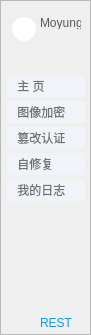
    <widget class="QFrame" name="Left_sidebar">
     <property name="geometry">
      <rect>
       <x>0</x>
       <y>0</y>
       <width>91</width>
       <height>335</height>
      </rect>
     </property>
     <property name="styleSheet">
      <string notr="true">QFrame#Left_sidebar{
	background-color: rgb(240, 243, 248);
	border-top-left-radius:4px;
	border-bottom-left-radius:4px;
}
QPushButton{
	border-radius:1px;
	border:none;
	background-color:rgb(240, 243, 248);
	text-align:left;
	padding-left: 7px;
	font: 7pt &quot;汉仪雅酷黑 65W&quot;;
    color:rgb(112, 112, 112);
}
QPushButton:hover{
	background-color: rgb(215, 231, 246);
}</string>
     </property>
     <property name="frameShape">
      <enum>QFrame::StyledPanel</enum>
     </property>
     <property name="frameShadow">
      <enum>QFrame::Raised</enum>
     </property>
     <widget class="QLabel" name="Avatar">
      <property name="geometry">
       <rect>
        <x>12</x>
        <y>17</y>
        <width>24</width>
        <height>24</height>
       </rect>
      </property>
      <property name="autoFillBackground">
       <bool>false</bool>
      </property>
      <property name="styleSheet">
       <string notr="true">QFrame#Avatar{
	border-image: url(:/home/ReversibleWatermark2.0/touxiang/1.jpg);
	border-radius:12px;
	background-color: rgb(255, 255, 255);
	border:1px rgb(184, 198, 214)
}</string>
      </property>
      <property name="text">
       <string/>
      </property>
     </widget>
     <widget class="QLabel" name="label">
      <property name="geometry">
       <rect>
        <x>40</x>
        <y>30</y>
        <width>28</width>
        <height>13</height>
       </rect>
      </property>
      <property name="styleSheet">
       <string notr="true">image: url(:/leftside/pictures/认证车.png);</string>
      </property>
      <property name="text">
       <string/>
      </property>
     </widget>
     <widget class="QLabel" name="label_name">
      <property name="geometry">
       <rect>
        <x>40</x>
        <y>16</y>
        <width>41</width>
        <height>13</height>
       </rect>
      </property>
      <property name="styleSheet">
       <string notr="true">font: 7pt &quot;汉仪雅酷黑 65W&quot;;
    color:rgb(89, 89, 89);</string>
      </property>
      <property name="text">
       <string>Moyung</string>
      </property>
     </widget>
     <widget class="QLabel" name="label_2">
      <property name="geometry">
       <rect>
        <x>17</x>
        <y>300</y>
        <width>31</width>
        <height>33</height>
       </rect>
      </property>
      <property name="styleSheet">
       <string notr="true">
image: url(:/leftside/pictures/线条rest4.png);</string>
      </property>
      <property name="text">
       <string/>
      </property>
     </widget>
     <widget class="QLabel" name="label_3">
      <property name="geometry">
       <rect>
        <x>40</x>
        <y>317</y>
        <width>41</width>
        <height>12</height>
       </rect>
      </property>
      <property name="styleSheet">
       <string notr="true">font: 11pt &quot;华文琥珀&quot;;
color:rgb(19, 154, 227);</string>
      </property>
      <property name="text">
       <string>REST</string>
      </property>
     </widget>
     <widget class="QWidget" name="layoutWidget">
      <property name="geometry">
       <rect>
        <x>0</x>
        <y>70</y>
        <width>91</width>
        <height>131</height>
       </rect>
      </property>
      <layout class="QFormLayout" name="formLayout">
       <property name="horizontalSpacing">
        <number>0</number>
       </property>
       <property name="verticalSpacing">
        <number>0</number>
       </property>
       <property name="leftMargin">
        <number>7</number>
       </property>
       <property name="topMargin">
        <number>5</number>
       </property>
       <property name="rightMargin">
        <number>0</number>
       </property>
       <item row="0" column="0">
        <widget class="QPushButton" name="Button_home">
         <property name="minimumSize">
          <size>
           <width>78</width>
           <height>22</height>
          </size>
         </property>
         <property name="layoutDirection">
          <enum>Qt::LeftToRight</enum>
         </property>
         <property name="styleSheet">
          <string notr="true">QPushButton#Button_home{
	border-radius:1px;
	border:none;
	background-color:rgb(240, 243, 248);
	text-align:left;
	padding-left: 7px;
	font: 7pt &quot;汉仪雅酷黑 65W&quot;;
    color:rgb(112, 112, 112);
}
QPushButton#Button_home:hover{
	background-color: rgb(215, 231, 246);
}</string>
         </property>
         <property name="text">
          <string> 主 页</string>
         </property>
         <property name="icon">
          <iconset resource="../pictures.qrc">
           <normaloff>:/leftside/pictures/主页首页1.png</normaloff>:/leftside/pictures/主页首页1.png</iconset>
         </property>
         <property name="iconSize">
          <size>
           <width>12</width>
           <height>12</height>
          </size>
         </property>
         <property name="autoExclusive">
          <bool>false</bool>
         </property>
         <property name="autoDefault">
          <bool>false</bool>
         </property>
        </widget>
       </item>
       <item row="1" column="0">
        <spacer name="verticalSpacer">
         <property name="orientation">
          <enum>Qt::Vertical</enum>
         </property>
         <property name="sizeHint" stdset="0">
          <size>
           <width>20</width>
           <height>2</height>
          </size>
         </property>
        </spacer>
       </item>
       <item row="2" column="0">
        <widget class="QPushButton" name="Button_encrypt">
         <property name="minimumSize">
          <size>
           <width>78</width>
           <height>22</height>
          </size>
         </property>
         <property name="styleSheet">
          <string notr="true"/>
         </property>
         <property name="text">
          <string> 图像加密</string>
         </property>
         <property name="icon">
          <iconset resource="../pictures.qrc">
           <normaloff>:/leftside/pictures/图像加密1.png</normaloff>:/leftside/pictures/图像加密1.png</iconset>
         </property>
         <property name="iconSize">
          <size>
           <width>12</width>
           <height>12</height>
          </size>
         </property>
         <property name="shortcut">
          <string notr="true"/>
         </property>
         <property name="autoDefault">
          <bool>false</bool>
         </property>
        </widget>
       </item>
       <item row="3" column="0">
        <spacer name="verticalSpacer_2">
         <property name="orientation">
          <enum>Qt::Vertical</enum>
         </property>
         <property name="sizeHint" stdset="0">
          <size>
           <width>20</width>
           <height>2</height>
          </size>
         </property>
        </spacer>
       </item>
       <item row="4" column="0">
        <widget class="QPushButton" name="Button_tamper">
         <property name="minimumSize">
          <size>
           <width>78</width>
           <height>22</height>
          </size>
         </property>
         <property name="styleSheet">
          <string notr="true">QPushButton#Button_tamper{
	border-radius:1px;
	padding-left: 7px;
	border:none;
	background-color:rgb(240, 243, 248);
	text-align:left;
	font: 7pt &quot;汉仪雅酷黑 65W&quot;;
    color:rgb(112, 112, 112);
}
QPushButton#Button_tamper:hover{
	background-color: rgb(215, 231, 246);
}</string>
         </property>
         <property name="text">
          <string> 篡改认证</string>
         </property>
         <property name="icon">
          <iconset resource="../pictures.qrc">
           <normaloff>:/leftside/pictures/其他信息篡改 1.png</normaloff>:/leftside/pictures/其他信息篡改 1.png</iconset>
         </property>
         <property name="iconSize">
          <size>
           <width>13</width>
           <height>13</height>
          </size>
         </property>
        </widget>
       </item>
       <item row="5" column="0">
        <spacer name="verticalSpacer_3">
         <property name="orientation">
          <enum>Qt::Vertical</enum>
         </property>
         <property name="sizeHint" stdset="0">
          <size>
           <width>20</width>
           <height>2</height>
          </size>
         </property>
        </spacer>
       </item>
       <item row="6" column="0">
        <widget class="QPushButton" name="Button_repair">
         <property name="minimumSize">
          <size>
           <width>78</width>
           <height>22</height>
          </size>
         </property>
         <property name="styleSheet">
          <string notr="true">QPushButton#Button_repair{
	border-radius:1px;
	padding-left: 7px;
	border:none;
	background-color:rgb(240, 243, 248);
	text-align:left;
	font: 7pt &quot;汉仪雅酷黑 65W&quot;;
    color:rgb(112, 112, 112);

}
QPushButton#Button_repair:hover{
	background-color: rgb(215, 231, 246);
}</string>
         </property>
         <property name="text">
          <string> 自修复</string>
         </property>
         <property name="icon">
          <iconset resource="../pictures.qrc">
           <normaloff>:/leftside/pictures/repair-station 1.png</normaloff>:/leftside/pictures/repair-station 1.png</iconset>
         </property>
         <property name="iconSize">
          <size>
           <width>14</width>
           <height>14</height>
          </size>
         </property>
        </widget>
       </item>
       <item row="7" column="0">
        <spacer name="verticalSpacer_4">
         <property name="orientation">
          <enum>Qt::Vertical</enum>
         </property>
         <property name="sizeHint" stdset="0">
          <size>
           <width>20</width>
           <height>2</height>
          </size>
         </property>
        </spacer>
       </item>
       <item row="8" column="0">
        <widget class="QPushButton" name="Button_log">
         <property name="minimumSize">
          <size>
           <width>78</width>
           <height>22</height>
          </size>
         </property>
         <property name="styleSheet">
          <string notr="true">QPushButton#Button_log{
	border-radius:1px;
	padding-left: 7px;
	border:none;
	background-color:rgb(240, 243, 248);
	text-align:left;
	font: 7pt &quot;汉仪雅酷黑 65W&quot;;
    color:rgb(112, 112, 112);
}
QPushButton#Button_log:hover{
	background-color: rgb(215, 231, 246);
}</string>
         </property>
         <property name="text">
          <string> 我的日志</string>
         </property>
         <property name="icon">
          <iconset resource="../pictures.qrc">
           <normaloff>:/leftside/pictures/记录 1.png</normaloff>:/leftside/pictures/记录 1.png</iconset>
         </property>
         <property name="iconSize">
          <size>
           <width>12</width>
           <height>11</height>
          </size>
         </property>
        </widget>
       </item>
      </layout>
     </widget>
    </widget>
